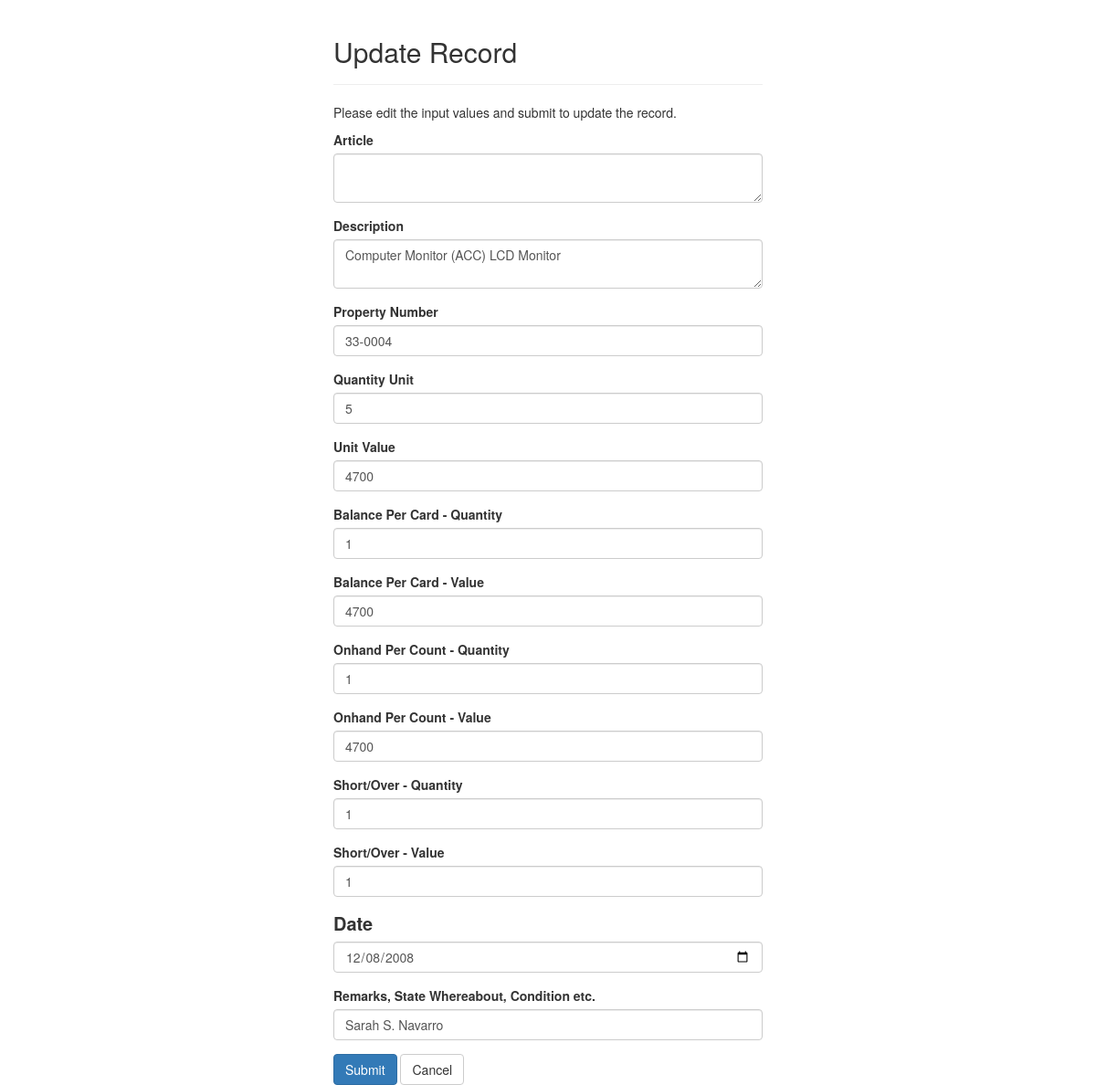
The app's page /update.php?id=1 (signed in) with its own data.
### tables this page shows
CREATE TABLE `stock` (
  `id` int(200) NOT NULL,
  `article` varchar(50) NOT NULL,
  `property_num` varchar(100) NOT NULL,
  `description` varchar(255) NOT NULL,
  `quantity_unit` int(10) NOT NULL,
  `unit_value` double NOT NULL,
  `BPC_quantity` int(10) NOT NULL,
  `BPC_value` int(100) NOT NULL,
  `OPC_quantity` int(10) NOT NULL,
  `OPC_value` int(100) NOT NULL,
  `SO_value` int(11) DEFAULT NULL,
  `SO_quantity` int(11) DEFAULT NULL,
  `date` date DEFAULT NULL,
  `Remarks` varchar(100) NOT NULL,
  `type` varchar(150) NOT NULL
);

### update.php (the view, shortened to what this page needs)
<?php
require_once 'config.php';
$article = $property_num = $description = $quantity_unit = $unit_value = $BPC_quantity = $BPC_value = $OPC_quantity = $OPC_value = $SO_quantity = $SO_value = $date = $Remarks =  "";
$article_err = $property_num_err = $description_err = $quantity_unit_err = $unit_value_err = $BPC_quantity_err = $BPC_value_err = $OPC_quantity_err = $OPC_value_err = $SO_quantity_err = $SO_value_err = $date_err = $Remarks_err = "";
if(isset($_POST["id"]) && !empty($_POST["id"])){
    $id = $_POST["id"];
    $input_article = trim($_POST["article"]);
    if(empty($input_article)){
         $article_err = 'Please enter an article.';
    } else{
        $article = $input_article;
    }
    $input_property_num = trim($_POST["property_num"]);
    if(empty($input_property_num)){
        $property_num_err = 'Please enter an property_num.';
    } else{
        $property_num = $input_property_num;
    }
    $input_description = trim($_POST["description"]);
    if(empty($input_description)){
        $description_err = 'Please enter an description.';
    } else{
        $description = $input_description;
    }
    $input_quantity_unit = trim($_POST["quantity_unit"]);
    if(empty($input_quantity_unit)){
        $quantity_unit_err = "Please enter the quantity_unit amount.";
    } elseif(!ctype_digit($input_quantity_unit)){
        $quantity_unit_err = 'Please enter a positive integer value.';
    } else{
        $quantity_unit = $input_quantity_unit;
    }
    $input_unit_value = trim($_POST["unit_value"]);
    if(empty($input_unit_value)){
        $unit_value_err = "Please enter the unit_value amount.";
    } elseif(!ctype_digit($input_unit_value)){
        $unit_value_err = 'Please enter a positive integer value.';
    } else{
        $unit_value = $input_unit_value;
    }
    $input_BPC_quantity = trim($_POST["BPC_quantity"]);
    if(empty($input_BPC_quantity)){
        $BPC_quantity_err = "Please enter the BPC_quantity amount.";
    } elseif(!ctype_digit($input_BPC_quantity)){
        $BPC_quantity_err = 'Please enter a positive integer value.';
    } else{
        $BPC_quantity = $input_BPC_quantity;
    }
    $input_BPC_value = trim($_POST["BPC_value"]);
    if(empty($input_BPC_value)){
        $BPC_value_err = "Please enter the BPC_value amount.";
    } elseif(!ctype_digit($input_BPC_value)){
        $BPC_value_err = 'Please enter a positive integer value.';
    } else{
        $BPC_value = $input_BPC_value;
    }
    $input_OPC_quantity = trim($_POST["OPC_quantity"]);
    if(empty($input_OPC_quantity)){
        $OPC_quantity_err = "Please enter the OPC_quantity amount.";
    } elseif(!ctype_digit($input_OPC_quantity)){
        $OPC_quantity_err = 'Please enter a positive integer value.';
    } else{
        $OPC_quantity = $input_OPC_quantity;
    }
    $input_OPC_value = trim($_POST["OPC_value"]);
    if(empty($input_OPC_value)){
        $OPC_value_err = "Please enter the OPC_value amount.";
    } elseif(!ctype_digit($input_OPC_value)){
        $OPC_value_err = 'Please enter a positive integer value.';
    } else{
        $OPC_value = $input_OPC_value;
    }
    $input_SO_quantity = trim($_POST["SO_quantity"]);
    if(empty($input_SO_quantity)){
        $SO_quantity_err = "Please enter the SO_quantity amount.";
    } elseif(!ctype_digit($input_SO_quantity)){
        $SO_quantity_err = 'Please enter a positive integer value.';
    } else{
        $SO_quantity = $input_SO_quantity;
    }
    $input_SO_value = trim($_POST["SO_value"]);
    if(empty($input_SO_value)){
        $SO_value_err = "Please enter the SO_value amount.";
    } elseif(!ctype_digit($input_SO_value)){
        $SO_value_err = 'Please enter a positive integer value.';
    } else{
        $SO_value = $input_SO_value;
    }
    $input_date = $_POST['date'];
    if(empty($input_date)){
        $date_err = "Please enter the date.";
    } else{
        $date = $input_date;
	}
    $input_Remarks = trim($_POST["Remarks"]);
    if(empty($input_Remarks)){
        $Remarks_err = 'Please enter Remarks.';
    } else{
        $Remarks = $input_Remarks;
    }
    if(empty($property_num_err) && empty($description_err) && empty($quantity_unit_err) && empty($unit_value_err) && empty($BPC_quantity_err) && empty($BPC_value_err) && empty($OPC_quantity_err) && empty($OPC_value_err) && empty($SO_quantity_err) && empty($SO_value_err)  && empty($Remarks_err)){
        $sql = "UPDATE stock SET article = :article, property_num = :property_num, description = :description, quantity_unit = :quantity_unit, unit_value = :unit_value, BPC_quantity = :BPC_quantity, BPC_value = :BPC_value, OPC_quantity = :OPC_quantity, OPC_value = :OPC_value, SO_quantity = :SO_quantity, SO_value = :SO_value, date = :date, Remarks= :Remarks  WHERE id= :id";
        if($stmt = $pdo->prepare($sql)){
			$stmt->bindParam(':article', $param_article);
            $stmt->bindParam(':property_num', $param_property_num);
            $stmt->bindParam(':description', $param_description);
            $stmt->bindParam(':quantity_unit', $param_quantity_unit);
			$stmt->bindParam(':unit_value', $param_unit_value);
			$stmt->bindParam(':BPC_quantity', $param_BPC_quantity);
			$stmt->bindParam(':BPC_value', $param_BPC_value);
			$stmt->bindParam(':OPC_quantity', $param_OPC_quantity);
            $stmt->bindParam(':OPC_value', $param_OPC_value);
            $stmt->bindParam(':SO_quantity', $param_SO_quantity);
            $stmt->bindParam(':SO_value', $param_SO_value);
            $stmt->bindParam(':date', $param_date);
            $stmt->bindParam(':Remarks', $param_Remarks);
			$stmt->bindParam(':id', $param_id);
			$param_article = $article;
            $param_property_num = $property_num;
            $param_description = $description;
            $param_quantity_unit = $quantity_unit;
			$param_unit_value = $unit_value;
			$param_BPC_quantity = $BPC_quantity;
			$param_BPC_value = $BPC_value;
			$param_OPC_quantity = $OPC_quantity;
            $param_OPC_value = $OPC_value;
            $param_SO_quantity = $SO_quantity;
            $param_SO_value = $SO_value;
            $param_date = $date;
            $param_Remarks = $Remarks;
			$param_id = $id;
            echo $sql;
            if($stmt->execute()){
               header("location: tables.php");
                exit();
            } else{
                echo "Something went wrong. Please try again later.";
            }
        }
        unset($stmt);
    }
    unset($pdo);
} else{
	if(isset($_GET["id"]) && !empty(trim($_GET["id"]))){
		$sql = "SELECT * FROM stock WHERE id = :id";
		if($stmt = $pdo->prepare($sql)){
			$stmt->bindParam(':id', $param_id);
			if($stmt->execute()){
				if($stmt->rowCount() == 1){
					$row = $stmt->fetch(PDO::FETCH_ASSOC);
					$article = $row["article"];
					$description = $row["description"];
					$property_num = $row["property_num"];
					$quantity_unit = $row["quantity_unit"];
					$unit_value = $row["unit_value"];
					$BPC_quantity = $row["BPC_quantity"];
					$BPC_value = $row["BPC_value"];
					$OPC_quantity = $row["OPC_quantity"];
					$OPC_value = $row["OPC_value"];
					$SO_quantity = $row["SO_quantity"];
					$SO_value = $row["SO_value"];
                    $date = $row["date"];
					$Remarks = $row["Remarks"];
				} else{
					header("location: error.php");
					exit();
				}
			} else{
				echo "Oops! Something went wrong. Please try again later.";
			}
		}
} else{
	echo $_GET['id'];
	exit();
}
}
?>
<!DOCTYPE html>
<html lang="en">
<head>
    <link rel="stylesheet" href="https://maxcdn.bootstrapcdn.com/bootstrap/3.3.7/css/bootstrap.css">
</head>
<body>
    <div class="wrapper">
        <div class="container-fluid">
            <div class="row">
                <div class="col-md-12">
                    <div class="page-header">
                        <h2>Update Record</h2>
                    </div>
                    <p>Please edit the input values and submit to update the record.</p>
                    <form action="<?php echo htmlspecialchars($_SERVER["PHP_SELF"]); ?>" method="post">
						<div class="form-group <?php echo (!empty($article_err)) ? 'has-error' : ''; ?>">
                            <label>Article</label>
                            <textarea name="article" class="form-control"><?php echo $article; ?></textarea>
                        </div>
                        <div class="form-group <?php echo (!empty($description_err)) ? 'has-error' : ''; ?>">
                            <label>Description</label>
                            <textarea name="description" class="form-control"><?php echo $description; ?></textarea>
                        </div>
						<div class="form-group <?php echo (!empty($property_num_err)) ? 'has-error' : ''; ?>">
                            <label>Property Number</label>
                            <input type="text" name="property_num" class="form-control" value="<?php echo $property_num; ?>">
                        </div>
                        <div class="form-group <?php echo (!empty($quantity_unit_err)) ? 'has-error' : ''; ?>">
                            <label>Quantity Unit</label>
                            <input type="text" name="quantity_unit" class="form-control" value="<?php echo $quantity_unit; ?>">
                        </div>
						<div class="form-group <?php echo (!empty($unit_value_err)) ? 'has-error' : ''; ?>">
                            <label>Unit Value</label>
                            <input type="text" name="unit_value" class="form-control" value="<?php echo $unit_value; ?>">
                        </div>
						<div class="form-group <?php echo (!empty($BPC_quantity_err)) ? 'has-error' : ''; ?>">
                            <label>Balance Per Card - Quantity</label>
                            <input type="text" name="BPC_quantity" class="form-control" value="<?php echo $BPC_quantity; ?>">
                        </div>
                        <div class="form-group <?php echo (!empty($BPC_quantity_err)) ? 'has-error' : ''; ?>">
                            <label>Balance Per Card - Value</label>
                            <input type="text" name="BPC_value" class="form-control" value="<?php echo $BPC_value; ?>">
                        </div>
						<div class="form-group <?php echo (!empty($OPC_quantity_err)) ? 'has-error' : ''; ?>">
                            <label>Onhand Per Count - Quantity</label>
                            <input type="text" name="OPC_quantity" class="form-control" value="<?php echo $OPC_quantity; ?>">
                        </div>
                        <div class="form-group <?php echo (!empty($OPC_value_err)) ? 'has-error' : ''; ?>">
                            <label>Onhand Per Count - Value</label>
                            <input type="text" name="OPC_value" class="form-control" value="<?php echo $OPC_value; ?>">
                        </div>
						<div class="form-group <?php echo (!empty($SO_quantity_err)) ? 'has-error' : ''; ?>">
                            <label>Short/Over - Quantity</label>
                            <input type="text" name="SO_quantity" class="form-control" value="<?php echo $SO_quantity; ?>">
                        </div>
                        <div class="form-group <?php echo (!empty($SO_value_err)) ? 'has-error' : ''; ?>">
                            <label>Short/Over - Value</label>
                            <input type="text" name="SO_value" class="form-control" value="<?php echo $SO_value; ?>">
                        </div>
						<div class="form-group <?php echo (!empty($date_err)) ? 'has-error' : ''; ?>">
                            <label style="font-size: 20px">Date</label>
                            <input type="date" name="date" class="form-control" value="<?php echo $date; ?>">
                        </div>
                        <div class="form-group <?php echo (!empty($Remarks_err)) ? 'has-error' : ''; ?>">
                            <label>Remarks, State Whereabout, Condition etc.</label>
                            <input type="text" name="Remarks" class="form-control" value="<?php echo $Remarks; ?>">
                        </div>
                        <input type="submit" class="btn btn-primary" value="Submit">
                        <a href="tables.php" class="btn btn-default">Cancel</a>
                    </form>
                </div>
            </div>
        </div>
    </div>
</body>
</html>

### update.php (style rules this page uses)
.wrapper { width: 500px; margin: 0 auto; }

### records on screen
stock: description "Computer Monitor (ACC) LCD Monitor", property_num "33-0004", quantity_unit "5", unit_value "4700", BPC_quantity "1", BPC_value "4700", OPC_quantity "1", OPC_value "4700", SO_quantity "1", SO_value "1", date "12/08/2008", Remarks "Sarah S. Navarro"
